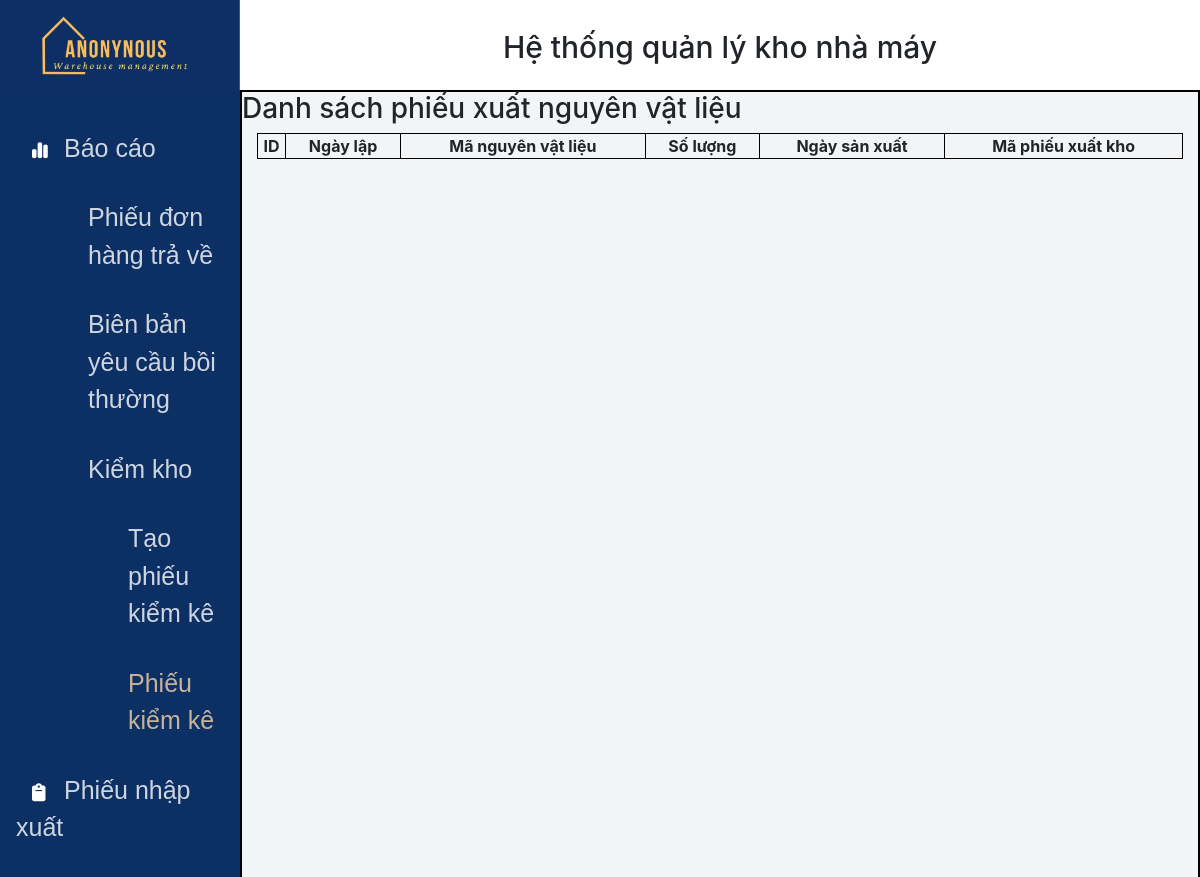
Before: /DSphieuXuatNVL.php (upper part) with the older database file.
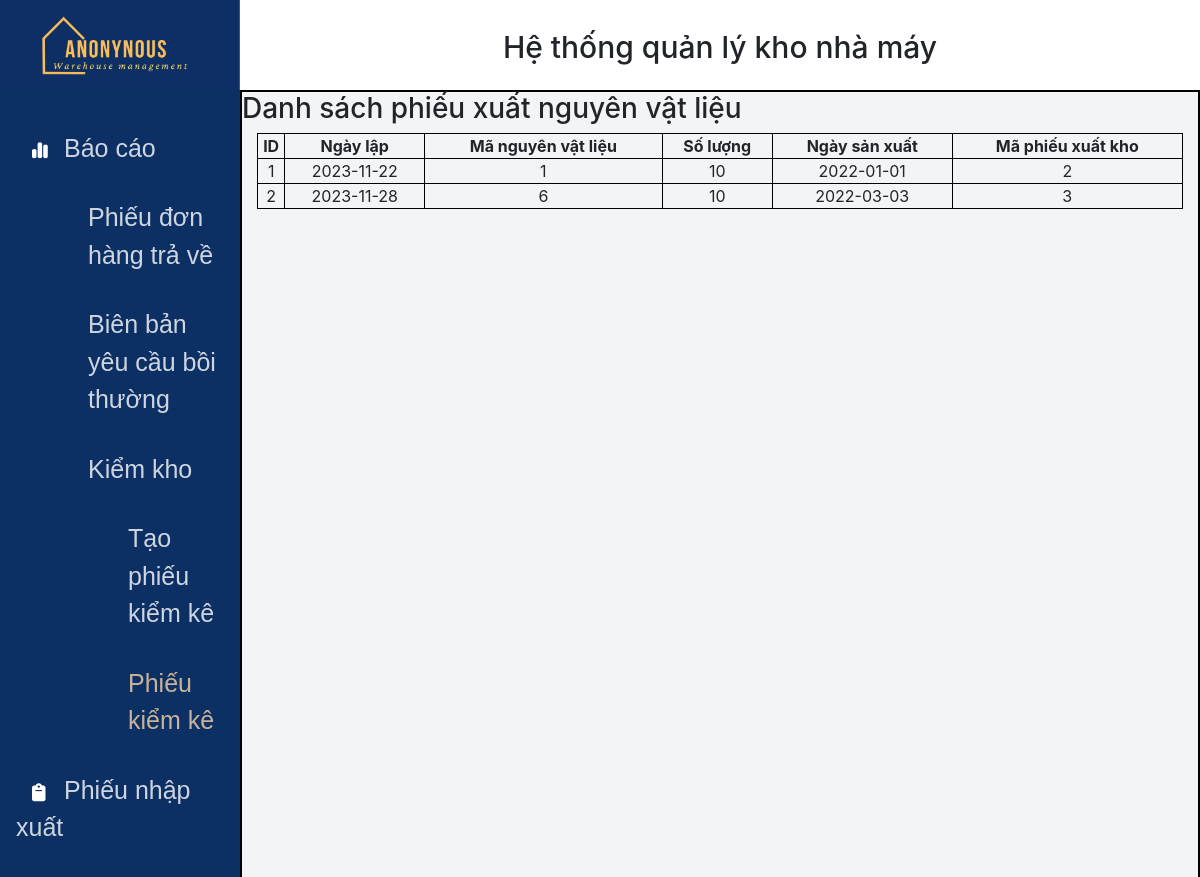
After: the same page with the newer database file.
### tables this page shows
CREATE TABLE `chitietphieuxuatnvl` (
  `ID` int(11) NOT NULL,
  `SoLuong` int(11) NOT NULL,
  `NgaySX` date NOT NULL,
  `MaNVL` int(11) NOT NULL,
  `MaPhieuXuatKho` int(11) NOT NULL
);

CREATE TABLE `phieuxuatkho` (
  `MaPhieuXuatKho` int(11) NOT NULL,
  `NgayLap` date NOT NULL,
  `MaKho` int(11) NOT NULL
);

### DSphieuXuatNVL.php (the view, shortened to what this page needs)
<!DOCTYPE html>
<html lang="en">
<head>
    <link rel="stylesheet" href="static/css/styles.css">
    <link rel="stylesheet" href="static/css/bootstrap.min.css">
    <link rel="stylesheet" href="static/css/styles.css">
</head>
<body>
    <div class="header">
        <div class="header_inner">
            <div class="header_left">
                <a href="index.php"><img src="static/img/logo2.jpg" alt=""></a>
            </div>
            <div class="header_right">
                <h2>Hệ thống quản lý kho nhà máy</h2>
            </div>
        </div>
    </div>
    <div class="body_section">
        <div class="body_section_inner">
            <div class="body_section_inner_left">
            <div class="navbar">
                    <ul>
                        <li><i class="fa-solid fa-chart-simple"></i><a href="#" >Báo cáo</a></li>
                            <ul class="navbar_fix1">
                                <li><a href="index.php?page_layout=phieudonhangtrave">Phiếu đơn hàng trả về</a></li>
                                <li><a href="index.php?page_layout=bienbanyeucauboithuong">Biên bản yêu cầu bồi thường</a></li>
                                <li><a href="index.php?page_layout=phieukiemke">Kiểm kho</a></li>
                                    <ul class="navbar_fix2">
                                        <li><a href="index.php?page_layout=taophieukiemke">Tạo phiếu kiểm kê</a></li>
                                        <li><a href="index.php?page_layout=phieukiemke"  id="color_highlight">Phiếu kiểm kê</a></li>
                                    </ul>
                            </ul>
                        <li><i class="fa-solid fa-clipboard"></i><a href="index.php?page_layout=phieunhapxuat">Phiếu nhập xuất</a></li>
                        <ul class="navbar_fix1">
                            <li><a href="index.php?page_layout=phieunhapnvl">Phiếu nhập nguyên vật liệu</a></li>
                        </ul>
                    </ul>
                </div>
            </div>
            <div class="body_section_inner_right">
                <h3>Danh sách phiếu xuất nguyên vật liệu</h3>
                <div class="col-md-12" >
                <table class="table-one">
                    <thead>
                        <tr>
                            <th>ID</th>
                            <th>Ngày lập</th>
                            <th>Mã nguyên vật liệu</th>
                            <th>Số lượng </th>
                            <th>Ngày sản xuất</th>
                            <th>Mã phiếu xuất kho</th>
                        </tr>
                    </thead>
                    <tbody>
                        <?php
                        $conn=mysqli_connect("localhost","root","" ,"nhom2_qlkho");
                        $query="SELECT * FROM  chitietphieuxuatnvl x inner join phieuxuatkho y on x.MaPhieuXuatKho = y.MaPhieuXuatKho";
                        $data=mysqli_query($conn,$query);
                        while($row=mysqli_fetch_assoc($data)){
                            echo '<tr>';
                            echo '<td>'.
                                $row['ID']
                                .'</td>';
                            echo '<td>'.
                                $row['NgayLap']
                                .'</td>';
                            echo '<td>'.
                                $row['MaNVL']
                                .'</td>';
                            echo '<td>'.
                                $row['SoLuong']
                                .'</td>';
                            echo '<td>'.
                                $row['NgaySX']
                                .'</td>';
                            echo '<td>'.
                                $row['MaPhieuXuatKho']
                                .'</td>';
                            echo '</tr>';
                        }
                        ?>
                    </tbody>
                </table>
            </div>
        </div>
    </div>
</body>
</html>

Changed rows visible on the page:
added chitietphieuxuatnvl: ID "1", phieuxuatkho.NgayLap "2023-11-22", MaNVL "1", SoLuong "10", NgaySX "2022-01-01", phieuxuatkho.MaPhieuXuatKho "2"
added chitietphieuxuatnvl: ID "2", phieuxuatkho.NgayLap "2023-11-28", MaNVL "6", SoLuong "10", NgaySX "2022-03-03", phieuxuatkho.MaPhieuXuatKho "3"
